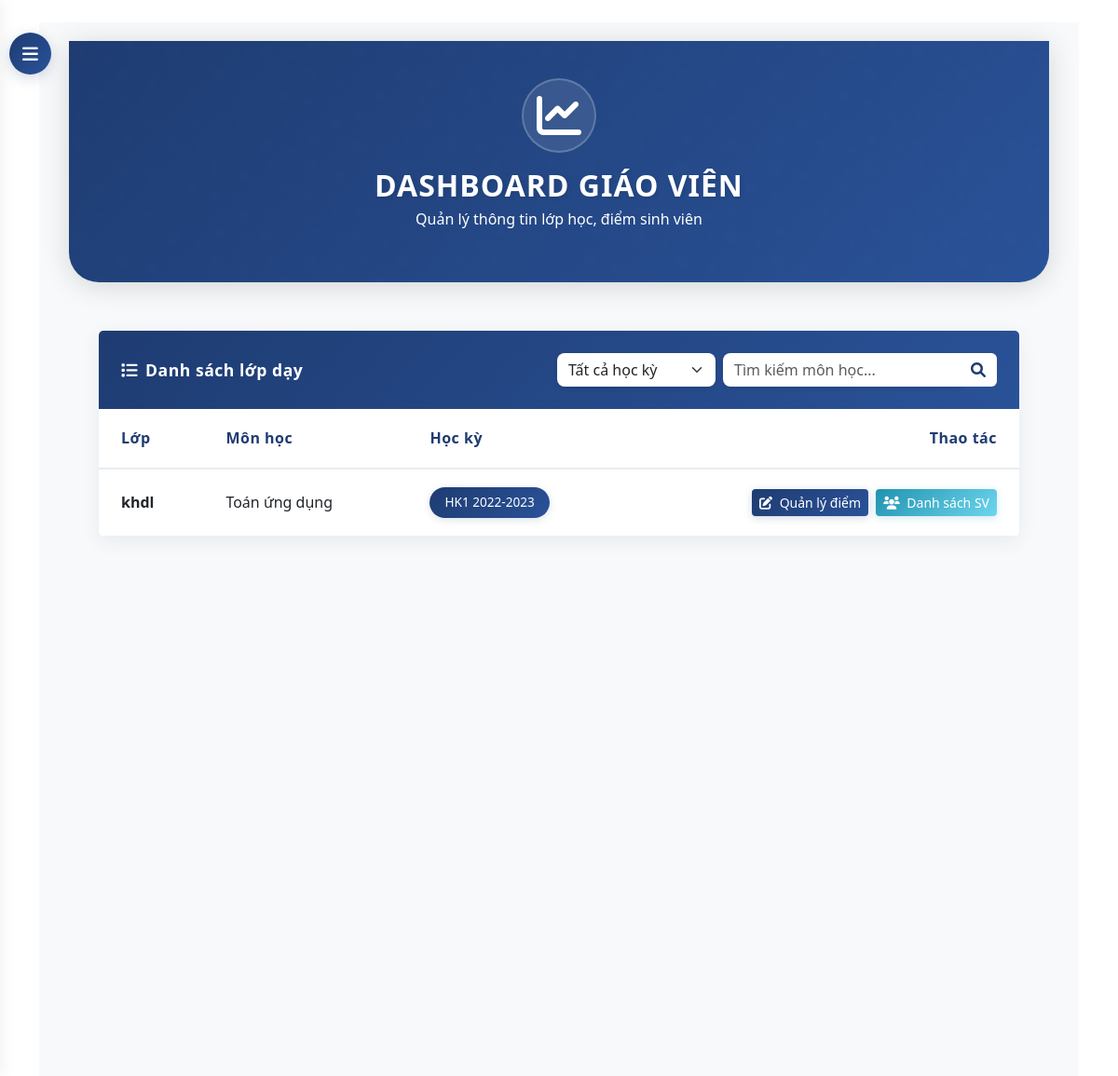
The app's page /teacher/dashboard/ (signed in) with its own data.
### core/models.py (models this page shows, shortened)
class TeacherAssignment(models.Model):
    teacher = models.ForeignKey(Teacher, on_delete=models.CASCADE)
    subject = models.ForeignKey(Subject, on_delete=models.CASCADE)
    classroom = models.ForeignKey(ClassRoom, on_delete=models.CASCADE)
    semester = models.ForeignKey(Semester, on_delete=models.CASCADE)
    class Meta:
        unique_together = ('teacher', 'subject', 'classroom', 'semester')

class ClassRoom(models.Model):
    class_code = models.CharField(max_length=10)
    name = models.CharField(max_length=100)

class Subject(models.Model):
    name = models.CharField(max_length=100)

class Semester(models.Model):
    name = models.CharField(max_length=50)  # e.g., "HK1 2022-2023"
    start_date = models.DateField()
    end_date = models.DateField()
    is_active = models.BooleanField(default=True)

### core/views.py (the view)
# urls.py: path('teacher/dashboard/', views.teacher_dashboard, name='teacher_dashboard'),
@login_required
@user_passes_test(is_teacher)
def teacher_dashboard(request):
    teacher = request.user.teacher
    current_date = timezone.now().date()
    active_semesters = Semester.objects.filter(is_active=True)
    assignments = TeacherAssignment.objects.filter(teacher=teacher)
    if active_semesters.exists():
        semester_id = request.GET.get('semester')
        if semester_id:
            try:
                selected_semester = Semester.objects.get(id=semester_id)
                assignments = assignments.filter(semester=selected_semester)
            except Semester.DoesNotExist:
                pass
    search_query = request.GET.get('search', '')
    if search_query:
        assignments = assignments.filter(subject__name__icontains=search_query)
    return render(request, 'core/teacher/dashboard.html', {
        'teacher': teacher,
        'assignments': assignments,
        'active_semesters': active_semesters,
        'current_date': current_date,
        'search_query': search_query
    })

### core/views.py (called while the page is built)
def is_teacher(user):
    return hasattr(user, 'teacher')

### templates/core/teacher/dashboard.html (shortened to what this page needs)
{% extends "base.html" %}
{% block content %}
            <button id="sidebarCollapse">
                <i class="fas fa-bars"></i>
            </button>
<div id="content">
    <div class="container-fluid">
        <div class="hero-section">
            <div class="container">
                <div class="row justify-content-center text-center">
                    <div class="col-md-8">
                        <div class="hero-icon">
                            <i class="fas fa-chart-line"></i>
                        </div>
                        <h1 class="hero-title">DASHBOARD GIÁO VIÊN </h1>
                        <p class="hero-subtitle">Quản lý thông tin lớp học, điểm sinh viên</p>
                    </div>
                </div>
            </div>
        </div>
<div id="content">
    <div class="container-fluid">
        <div class="card shadow-sm">
            <div class="card-header py-3">
                <div class="d-flex justify-content-between align-items-center">
                    <h5 class="mb-0 text-white fw-bold">
                        <i class="fas fa-list me-2"></i>Danh sách lớp dạy
                    </h5>
                    <form method="get" class="d-flex gap-2">
                        {% if active_semesters.count > 1 %}
                        <select name="semester" class="form-select" style="width: auto;" onchange="this.form.submit()">
                            <option value="">Tất cả học kỳ</option>
                        </select>
                        {% endif %}
                        <div class="input-group">
                            <input type="text" name="search" class="form-control" placeholder="Tìm kiếm môn học..." value="{{ search_query }}">
                            <button type="submit" class="btn btn-light">
                                <i class="fas fa-search"></i>
                            </button>
                        </div>
                    </form>
                </div>
            </div>
            <div class="card-body p-0">
                <div class="table-responsive">
                    <table class="table table-hover align-middle mb-0">
                        <thead>
                            <tr class="table-white-header">
                                <th class="px-4">Lớp</th>
                                <th>Môn học</th>
                                <th>Học kỳ</th>
                                <th class="text-end px-4">Thao tác</th>
                            </tr>
                        </thead>
                        <tbody>
                            {% for assignment in assignments %}
                            <tr>
                                <td class="px-4">
                                    <strong>{{ assignment.classroom.name }}</strong>
                                </td>
                                <td>{{ assignment.subject.name }}</td>
                                <td>
                                    <span class="badge bg-primary">{{ assignment.semester.name }}</span>
                                </td>
                                <td class="text-end px-4">
                                    {% if assignment.id %}
                                    <a href="{% url 'class_grades' assignment.id %}" class="btn btn-gradient btn-sm me-1">
                                        <i class="fas fa-edit"></i>
                                        <span class="d-none d-md-inline ms-1">Quản lý điểm</span>
                                    </a>
                                    <a href="{% url 'teacher_class_students' assignment.id %}" class="btn btn-gradient-secondary btn-sm">
                                        <i class="fas fa-users"></i>
                                        <span class="d-none d-md-inline ms-1">Danh sách SV</span>
                                    </a>
                                    {% endif %}
                                </td>
                            </tr>
                            {% endfor %}
                        </tbody>
                    </table>
                </div>
            </div>
        </div>
    </div>
</div>
{% endblock %}

### templates/base.html (style rules this page uses)
:root { --navbar-bg: #0d47a1; --navbar-hover: rgba(255, 255, 255, 0.1); }

### records on screen
TeacherAssignment: classroom.name "khdl", subject.name "Toán ứng dụng", semester.name "HK1 2022-2023", shows "Quản lý điểm"
